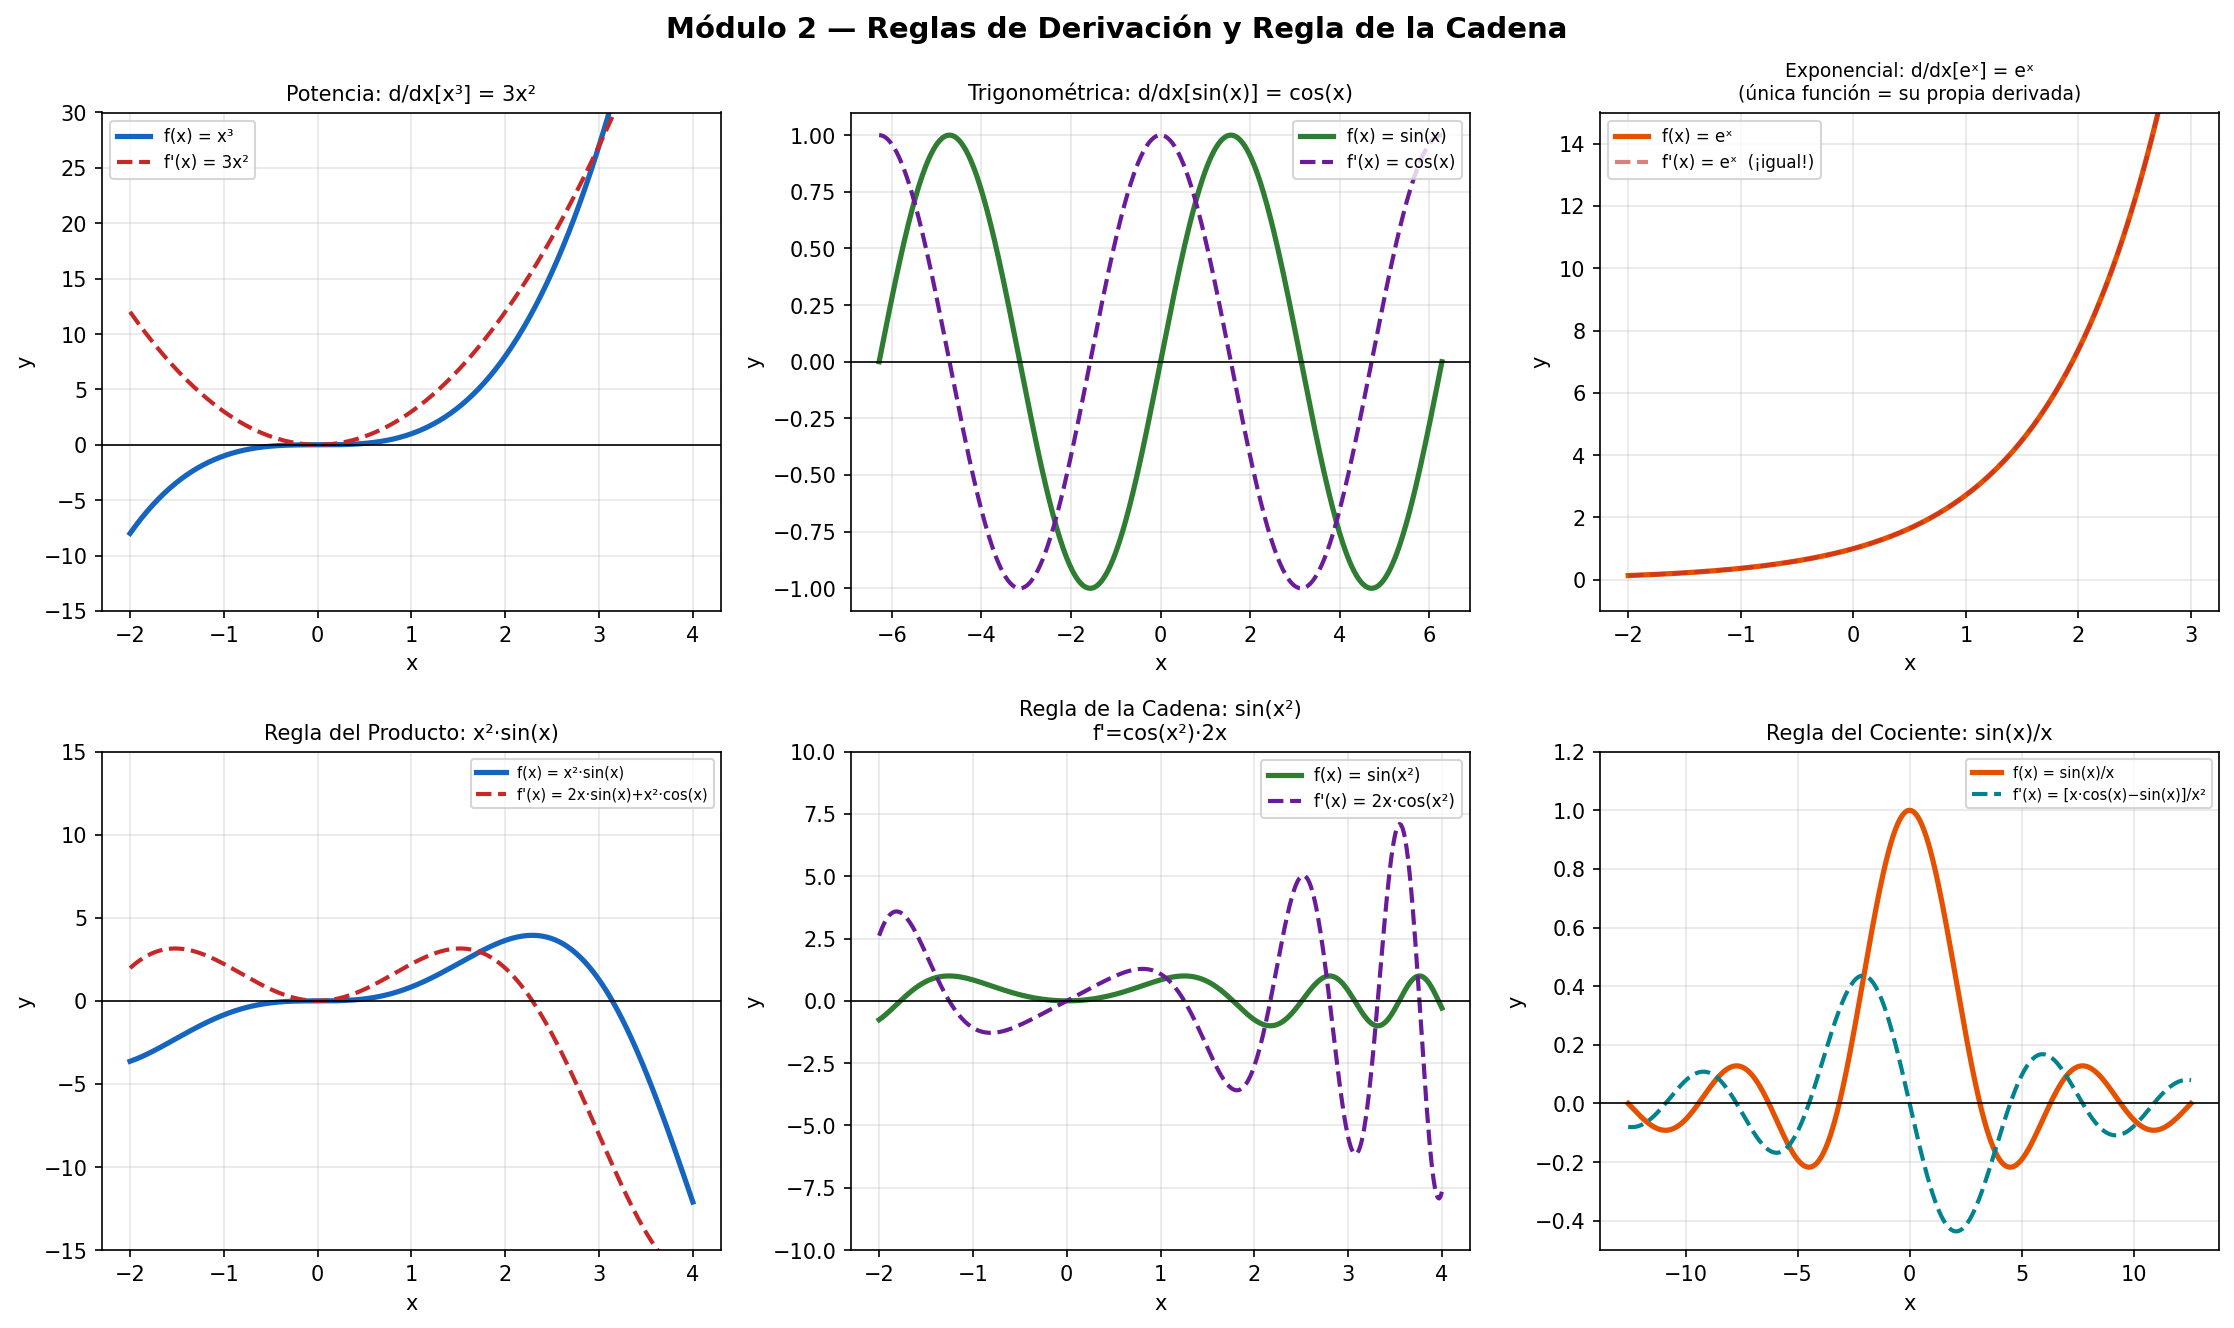

Python code for this plot:
"""
Módulo 2 - Reglas de Derivación y Regla de la Cadena
FUN-05 Cálculo Diferencial e Integral | Universidad CENFOTEC

¿POR QUÉ NECESITAMOS REGLAS?
──────────────────────────────
Calcular cada derivada desde la definición (límite del cociente) es tedioso.
Las REGLAS DE DERIVACIÓN son atajos que se demuestran una vez usando esa
definición y luego se aplican directamente.

Las principales reglas son:

  1. POTENCIA:    d/dx[xⁿ] = n·xⁿ⁻¹
     Ejemplo:     d/dx[x⁵] = 5x⁴

  2. LINEALIDAD:  d/dx[c·f(x)] = c·f'(x)   (constante sale)
                  d/dx[f+g] = f' + g'        (derivada de suma)

  3. PRODUCTO:    d/dx[u·v] = u'·v + u·v'
     Regla del producto — NO es (uv)' = u'v'

  4. COCIENTE:    d/dx[u/v] = (u'·v - u·v') / v²
     Regla del cociente — NO es (u/v)' = u'/v'

  5. CADENA:      d/dx[g(h(x))] = g'(h(x)) · h'(x)
     Para funciones compuestas: derivar la "exterior" y multiplicar
     por la derivada de la "interior"

TABLA DE DERIVADAS FUNDAMENTALES:
  d/dx[xⁿ]    = n·xⁿ⁻¹         d/dx[eˣ]    = eˣ
  d/dx[ln x]  = 1/x             d/dx[aˣ]    = aˣ·ln(a)
  d/dx[sin x] = cos x           d/dx[cos x] = −sin x
  d/dx[tan x] = sec²x           d/dx[sec x] = sec x·tan x
  d/dx[arcsin x] = 1/√(1−x²)   d/dx[arctan x] = 1/(1+x²)
"""

import numpy as np
import matplotlib.pyplot as plt
from sympy import *

x = symbols('x')

# ─────────────────────────────────────────────────────────────
# SECCIÓN 1: Reglas básicas
# ─────────────────────────────────────────────────────────────
print("=" * 60)
print("  REGLAS BÁSICAS DE DERIVACIÓN")
print("=" * 60)
print("""
  Regla de la Potencia: d/dx[xⁿ] = n·xⁿ⁻¹
  Funciona para cualquier exponente: enteros, fracciones, negativos.
""")

reglas_basicas = [
    (x**5,                "x⁵"),
    (3*x**4 - 2*x**2 + 7, "3x⁴ − 2x² + 7"),
    (sqrt(x),             "√x  = x^(1/2)"),
    (x**Rational(3, 2),   "x^(3/2)"),
    (1/x**3,              "1/x³ = x^(−3)"),
]

print("  Algebraicas y Radicales:")
for f_expr, nombre in reglas_basicas:
    fp = diff(f_expr, x)
    print(f"    f(x) = {nombre:<22} →  f'(x) = {fp}")

print("""
  Exponenciales y Logarítmicas:
  La función eˣ es especial: su derivada ES ella misma.
  Para ln(x), la derivada es 1/x (definida solo para x > 0).
""")
func_exp_log = [
    (exp(x),        "eˣ"),
    (exp(3*x),      "e^(3x)       ← cadena: 3·eˣ"),
    (2**x,          "2ˣ           ← aˣ → aˣ·ln(a)"),
    (log(x),        "ln(x)"),
    (log(x, 10),    "log₁₀(x)"),
    (log(x**2 + 1), "ln(x²+1)    ← cadena"),
]
for f_expr, nombre in func_exp_log:
    fp = simplify(diff(f_expr, x))
    print(f"    f(x) = {nombre:<28} →  f'(x) = {fp}")

print("""
  Trigonométricas:
  Las derivadas de sin y cos forman un ciclo:
    sin → cos → −sin → −cos → sin → ...
""")
func_trig = [
    (sin(x), "sin(x)"),
    (cos(x), "cos(x)"),
    (tan(x), "tan(x)"),
    (sec(x), "sec(x)"),
    (csc(x), "csc(x)"),
    (cot(x), "cot(x)"),
]
for f_expr, nombre in func_trig:
    fp = simplify(diff(f_expr, x))
    print(f"    f(x) = {nombre:<10} →  f'(x) = {fp}")

print("""
  Trigonométricas Inversas:
  Estas aparecen con frecuencia al integrar expresiones con raíces.
  Resultado: derivadas algebraicas (sin trig).
""")
func_inv = [
    (asin(x),   "arcsin(x)"),
    (acos(x),   "arccos(x)"),
    (atan(x),   "arctan(x)"),
    (atan(x/2), "arctan(x/2)"),
]
for f_expr, nombre in func_inv:
    fp = simplify(diff(f_expr, x))
    print(f"    f(x) = {nombre:<14} →  f'(x) = {fp}")

# ─────────────────────────────────────────────────────────────
# SECCIÓN 2: Regla del Producto y del Cociente
# ─────────────────────────────────────────────────────────────
print("\n" + "=" * 60)
print("  REGLA DEL PRODUCTO Y DEL COCIENTE")
print("=" * 60)
print("""
  ERROR COMÚN: pensar que (u·v)' = u'·v'  → INCORRECTO
  La regla correcta del PRODUCTO es:
      [u·v]' = u'·v + u·v'
  "Derivada del primero por el segundo más el primero por derivada del segundo"

  Para el COCIENTE:
      [u/v]' = (u'·v − u·v') / v²
  "Derivada del numerador por denominador menos numerador por derivada del denominador,
  todo dividido entre el denominador al cuadrado"
""")

print("  Regla del Producto:")
productos = [
    (x**2 * sin(x),       "x² · sin(x)"),
    (exp(x) * cos(x),     "eˣ · cos(x)"),
    (x * log(x),          "x · ln(x)"),
    ((x**2+1) * tan(x),   "(x²+1) · tan(x)"),
]
for f_expr, nombre in productos:
    fp = simplify(diff(f_expr, x))
    print(f"    f(x) = {nombre:<26} →  f'(x) = {fp}")

print("\n  Regla del Cociente:")
cocientes = [
    (sin(x)/x,           "sin(x) / x"),
    (exp(x)/(x**2+1),    "eˣ / (x²+1)"),
    ((x**2-1)/(x**2+1),  "(x²−1) / (x²+1)"),
    (log(x)/x,           "ln(x) / x"),
]
for f_expr, nombre in cocientes:
    fp = simplify(diff(f_expr, x))
    print(f"    f(x) = {nombre:<26} →  f'(x) = {fp}")

# ─────────────────────────────────────────────────────────────
# SECCIÓN 3: Regla de la Cadena
# ─────────────────────────────────────────────────────────────
print("\n" + "=" * 60)
print("  REGLA DE LA CADENA")
print("=" * 60)
print("""
  Cuando f(x) = g(h(x))  — función COMPUESTA —
  la derivada se calcula así:

      f'(x) = g'(h(x)) · h'(x)
              ─────────   ─────
              "exterior"  "interior"

  Clave: primero se deriva la función exterior dejando la interior
         intacta, luego se multiplica por la derivada de la interior.

  Ejemplo mental: sin(x²)
    • Exterior: sin(u)  → derivada: cos(u)
    • Interior: u = x²  → derivada: 2x
    • Resultado: cos(x²) · 2x = 2x·cos(x²)
""")

cadena = [
    (sin(x**2),         "sin(x²)",       "exterior=sin, interior=x²"),
    (exp(x**3 + 2*x),   "e^(x³+2x)",     "exterior=eˣ, interior=x³+2x"),
    ((x**2 + 5)**8,     "(x²+5)⁸",       "exterior=u⁸, interior=x²+5"),
    (sqrt(3*x**2 - 1),  "√(3x²−1)",      "exterior=√u, interior=3x²−1"),
    (log(sin(x)),       "ln(sin(x))",     "exterior=ln, interior=sin(x)"),
    (sin(exp(x)),       "sin(eˣ)",        "exterior=sin, interior=eˣ"),
    (atan(sqrt(x)),     "arctan(√x)",     "cadena doble"),
]

for f_expr, nombre, tipo in cadena:
    fp = simplify(diff(f_expr, x))
    print(f"  f(x) = {nombre:<20} [{tipo}]")
    print(f"         f'(x) = {fp}\n")

# ─────────────────────────────────────────────────────────────
# SECCIÓN 4: Visualización
# ─────────────────────────────────────────────────────────────
fig, axes = plt.subplots(2, 3, figsize=(15, 9))
fig.suptitle("Módulo 2 — Reglas de Derivación y Regla de la Cadena",
             fontsize=14, fontweight='bold')

xv  = np.linspace(-2, 4, 400)
xv2 = np.linspace(-2*np.pi, 2*np.pi, 500)
colores = ['#1565C0', '#C62828', '#2E7D32', '#6A1B9A', '#E65100', '#00838F']

# f(x)=x³ y su derivada
ax = axes[0, 0]
ax.plot(xv, xv**3,   color=colores[0], lw=2.5, label="f(x) = x³")
ax.plot(xv, 3*xv**2, color=colores[1], lw=2, ls='--', label="f'(x) = 3x²")
ax.axhline(0, color='black', lw=0.8)
ax.set_title("Potencia: d/dx[x³] = 3x²", fontsize=10)
ax.legend(fontsize=8); ax.grid(True, alpha=0.3)
ax.set_xlabel("x"); ax.set_ylabel("y"); ax.set_ylim(-15, 30)

# f(x)=sin(x) y su derivada
ax = axes[0, 1]
ax.plot(xv2, np.sin(xv2), color=colores[2], lw=2.5, label="f(x) = sin(x)")
ax.plot(xv2, np.cos(xv2), color=colores[3], lw=2, ls='--', label="f'(x) = cos(x)")
ax.axhline(0, color='black', lw=0.8)
ax.set_title("Trigonométrica: d/dx[sin(x)] = cos(x)", fontsize=10)
ax.legend(fontsize=8); ax.grid(True, alpha=0.3)
ax.set_xlabel("x"); ax.set_ylabel("y")

# f(x)=eˣ y su derivada (son iguales)
ax = axes[0, 2]
xv3 = np.linspace(-2, 3, 300)
ax.plot(xv3, np.exp(xv3), color=colores[4], lw=2.5, label="f(x) = eˣ")
ax.plot(xv3, np.exp(xv3), color=colores[1], lw=2, ls='--', alpha=0.6,
        label="f'(x) = eˣ  (¡igual!)")
ax.set_title("Exponencial: d/dx[eˣ] = eˣ\n(única función = su propia derivada)", fontsize=9)
ax.set_ylim(-1, 15)
ax.legend(fontsize=8); ax.grid(True, alpha=0.3)
ax.set_xlabel("x"); ax.set_ylabel("y")

# Regla del producto: x²·sin(x)
ax = axes[1, 0]
yf  = xv**2 * np.sin(xv)
yfp = 2*xv*np.sin(xv) + xv**2*np.cos(xv)
ax.plot(xv, yf,  color=colores[0], lw=2.5, label="f(x) = x²·sin(x)")
ax.plot(xv, yfp, color=colores[1], lw=2, ls='--',
        label="f'(x) = 2x·sin(x)+x²·cos(x)")
ax.axhline(0, color='black', lw=0.8)
ax.set_title("Regla del Producto: x²·sin(x)", fontsize=10)
ax.legend(fontsize=7); ax.grid(True, alpha=0.3)
ax.set_xlabel("x"); ax.set_ylabel("y"); ax.set_ylim(-15, 15)

# Regla de la cadena: sin(x²)
ax = axes[1, 1]
yf2  = np.sin(xv**2)
yfp2 = 2*xv*np.cos(xv**2)
ax.plot(xv, yf2,  color=colores[2], lw=2.5, label="f(x) = sin(x²)")
ax.plot(xv, yfp2, color=colores[3], lw=2, ls='--',
        label="f'(x) = 2x·cos(x²)")
ax.axhline(0, color='black', lw=0.8)
ax.set_title("Regla de la Cadena: sin(x²)\nf'=cos(x²)·2x", fontsize=10)
ax.legend(fontsize=8); ax.grid(True, alpha=0.3)
ax.set_xlabel("x"); ax.set_ylabel("y"); ax.set_ylim(-10, 10)

# Regla del cociente: sin(x)/x
ax = axes[1, 2]
xv_c = np.linspace(-4*np.pi, 4*np.pi, 800)
xv_c_safe = np.where(xv_c == 0, 1e-10, xv_c)
yf3  = np.sin(xv_c_safe) / xv_c_safe
yfp3 = (xv_c_safe*np.cos(xv_c_safe) - np.sin(xv_c_safe)) / xv_c_safe**2
ax.plot(xv_c, yf3,  color=colores[4], lw=2.5, label="f(x) = sin(x)/x")
ax.plot(xv_c, yfp3, color=colores[5], lw=2, ls='--',
        label="f'(x) = [x·cos(x)−sin(x)]/x²")
ax.axhline(0, color='black', lw=0.8)
ax.set_title("Regla del Cociente: sin(x)/x", fontsize=10)
ax.legend(fontsize=7); ax.grid(True, alpha=0.3)
ax.set_xlabel("x"); ax.set_ylabel("y"); ax.set_ylim(-0.5, 1.2)

plt.tight_layout()
plt.savefig("reglas_derivacion.png", dpi=150, bbox_inches='tight')
plt.show()
print("\n✅  Gráfica guardada: reglas_derivacion.png")
